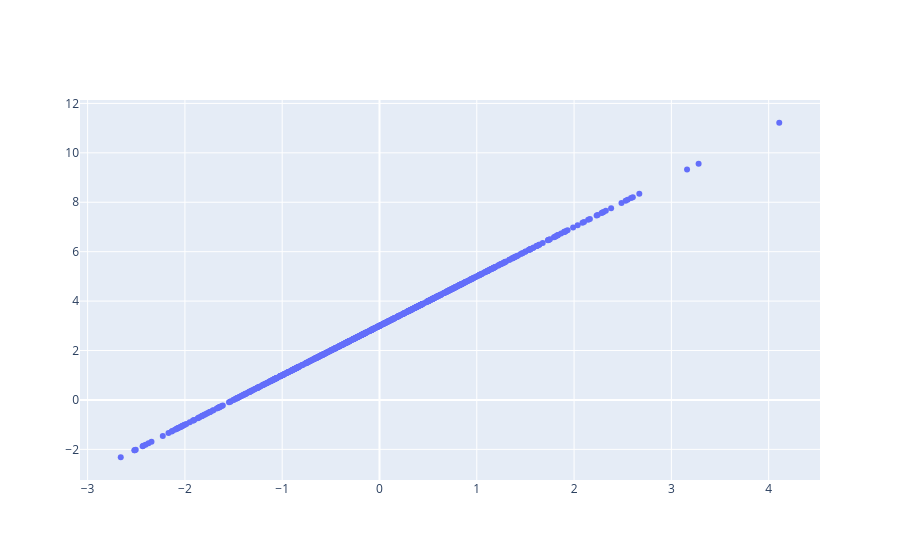

The code cell stored with this chart in its notebook:
### Code cell
# simulate and plot data
X,Y = simulate_linear(num=800,b0=3,b1=2,random_seed=2)

fig = go.Figure()
fig.add_trace(go.Scatter(x=X,y=Y, mode='markers'))

### Figure 1 — Plotly figure (JSON) as saved in the notebook; plotly's stock layout.template omitted (floating-point values rounded to 4 significant figures; data arrays with more than 128 entries replaced by an {"elided": "..."} marker saying what was removed)
{"data": [{"mode": "markers", "type": "scatter", "x": {"elided": "800 float values"}, "y": {"elided": "800 float values"}}], "layout": {}}
